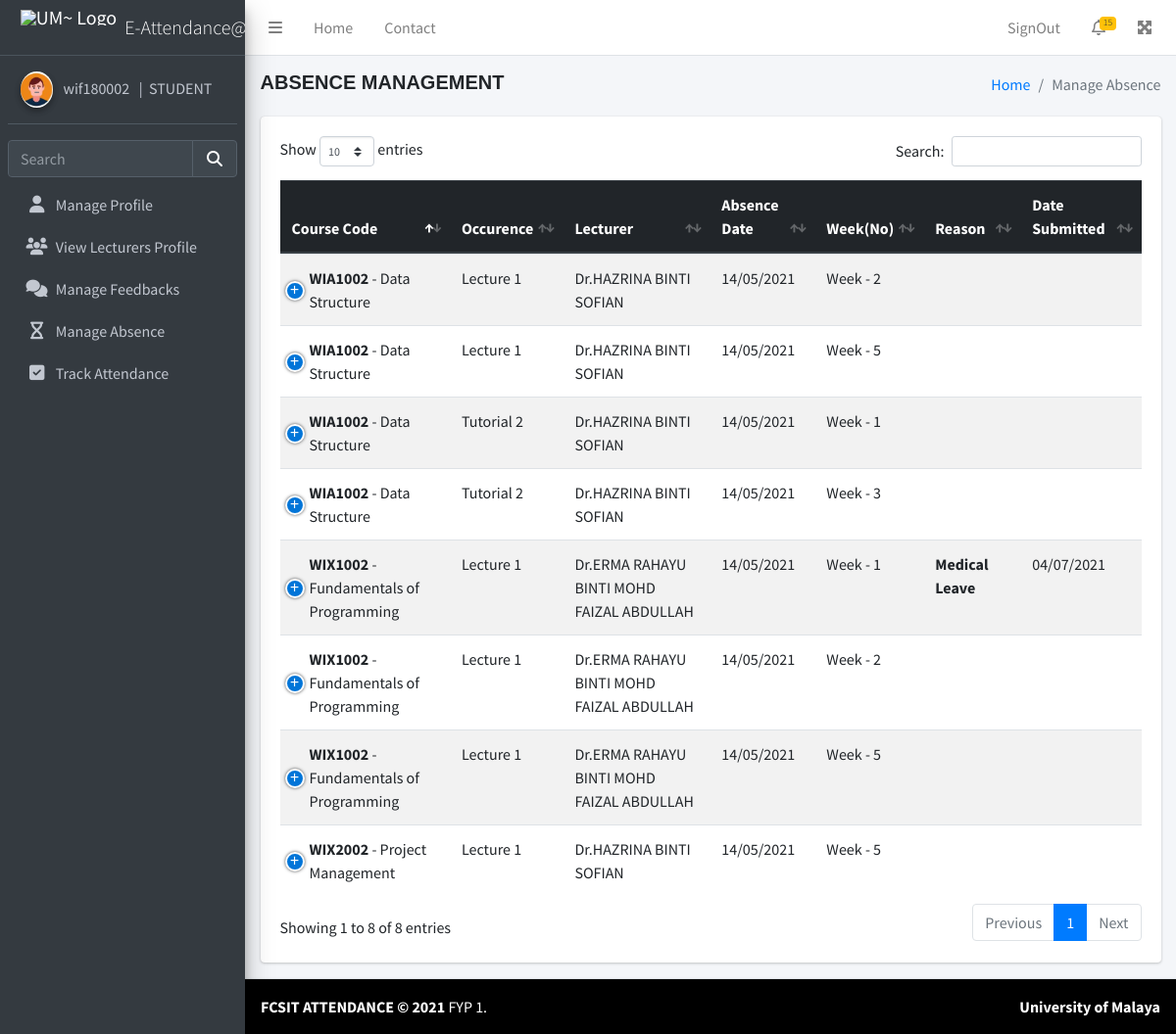
/student/absence.php (signed in), run on the app's committed database.
### tables this page shows
CREATE TABLE `student_profile` (
  `acc_uname` varchar(15) NOT NULL,
  `acc_fullname` varchar(100) NOT NULL,
  `acc_email` varchar(100) NOT NULL,
  `profile_pic` varchar(100) NOT NULL,
  `course` varchar(40) NOT NULL,
  `year_study` varchar(15) NOT NULL,
  `notes` varchar(100) DEFAULT NULL,
  `mobile` varchar(15) NOT NULL,
  `priv_email` varchar(70) NOT NULL,
  `address` varchar(100) NOT NULL,
  `postcode` varchar(10) DEFAULT NULL,
  `city` varchar(30) NOT NULL,
  `state` varchar(30) NOT NULL,
  `parent_name` varchar(50) NOT NULL,
  `parent_mobile` varchar(15) NOT NULL,
  `parent_email` varchar(70) DEFAULT NULL,
  `parent_address` varchar(100) NOT NULL,
  `parent_postcode` varchar(10) NOT NULL,
  `parent_city` varchar(30) NOT NULL,
  `parent_state` varchar(30) NOT NULL
);

CREATE TABLE `access` (
  `acc_id` int(11) NOT NULL,
  `acc_uname` varchar(50) NOT NULL,
  `acc_email` varchar(50) NOT NULL,
  `acc_pass` varchar(300) NOT NULL,
  `acc_role` varchar(10) NOT NULL,
  `acc_fullname` varchar(100) NOT NULL
);

CREATE TABLE `attendance_data` (
  `attendance_id` int(100) NOT NULL,
  `course_id` varchar(100) NOT NULL,
  `student_uname` varchar(15) NOT NULL,
  `lecturer_uname` varchar(15) NOT NULL,
  `date` varchar(20) NOT NULL,
  `week` varchar(20) NOT NULL,
  `attendance_status` varchar(100) NOT NULL,
  `absence_category` varchar(1000) NOT NULL,
  `absence_reason` varchar(10000) NOT NULL,
  `absence_doc` varchar(1000) NOT NULL,
  `absence_submit` varchar(20) NOT NULL,
  `absence_status` varchar(50) NOT NULL DEFAULT '0'
);

CREATE TABLE `course` (
  `courseid` int(255) NOT NULL,
  `CourseType` int(10) NOT NULL,
  `CourseCode` varchar(10) NOT NULL,
  `CourseName` varchar(255) DEFAULT NULL,
  `ClassDetail` varchar(255) DEFAULT NULL,
  `ClassDay` varchar(10) NOT NULL,
  `ClassTime` varchar(255) NOT NULL
);

CREATE TABLE `lecturer_profile` (
  `acc_uname` varchar(15) NOT NULL,
  `acc_fullname` varchar(100) NOT NULL,
  `acc_email` varchar(100) NOT NULL,
  `profile_pic` varchar(100) NOT NULL,
  `department` varchar(40) NOT NULL,
  `notes` varchar(100) DEFAULT NULL,
  `mobile` varchar(15) NOT NULL,
  `mobile_office` varchar(15) NOT NULL,
  `location` varchar(100) NOT NULL
);

### session.php (called while the page is built, shortened)
<?php
include( 'config.php' );
$user_check = $_SESSION[ 'login_user' ];
$ses_sql = mysqli_query( $mysqli, "select acc_uname, acc_id, acc_fullname from access where acc_uname='$user_check'" );
$row = mysqli_fetch_array( $ses_sql, MYSQLI_ASSOC );
$loggedin_session = $row[ 'acc_uname' ];
?>

### student/absence_get_listInfo.php (called while the page is built)
<?php
$sqlts = "SELECT * FROM lecturer_profile WHERE acc_uname = '$lecturer_uname'";
$resultts = mysqli_query( $mysqli, $sqlts );
if ( mysqli_num_rows( $resultts ) > 0 ) {
while ( $row = mysqli_fetch_array( $resultts ) ) {
  $lecturer_name = $row[ "acc_fullname" ];
  ?>
<?php } } ?>
<?php
$sqlcd = "SELECT * FROM course WHERE courseid = '$course_id'";
$resultcd = mysqli_query( $mysqli, $sqlcd );
if ( mysqli_num_rows( $resultcd ) > 0 ) {
while ( $row = mysqli_fetch_array( $resultcd ) ) {
  $course_code = $row[ "CourseCode" ];
  $course_name = $row[ "CourseName" ];
  $course_occurence = $row[ "ClassDetail" ];
  ?>
<?php } } ?>

### student/absence.php (the view, shortened to what this page needs)
<?php
include '../session.php';
include '../config.php';
?>
<!DOCTYPE html>
<html lang="en">
<head>
<link rel="stylesheet" href="../plugins/fontawesome-free/css/all.min.css">
<link rel="stylesheet" href="../plugins/datatables-bs4/css/dataTables.bootstrap4.min.css">
<link rel="stylesheet" href="../plugins/datatables-responsive/css/responsive.bootstrap4.min.css">
<link rel="stylesheet" href="../plugins/datatables-buttons/css/buttons.bootstrap4.min.css">
<link rel="stylesheet" href="../dist/css/adminlte.min.css">
</head>
<body class="hold-transition sidebar-mini">
<?php include 'header_student.php'; ?>
<div class="content-wrapper">
<section class="content-header">
  <div class="container-fluid">
    <div class="row mb-0">
      <div class="col-sm-6">
        <h5 style="font-family:Helvetica; font-weight:bold;">ABSENCE MANAGEMENT</h5>
      </div>
      <div class="col-sm-6">
        <ol class="breadcrumb float-sm-right">
          <li class="breadcrumb-item"><a href="#">Home</a></li>
          <li class="breadcrumb-item active">Manage Absence</li>
        </ol>
      </div>
    </div>
  </div>
</section>
<section class="content">
<div class="container-fluid">
  <div class="row" >
    <div class="col-12">
      <div class="card">
        <div class="card-body">
          <table id="example1" class="table table-striped" cellspacing="0" cellpadding="0" >
            <thead class="thead-dark">
              <tr>
                <th>Course Code</th>
                <th>Occurence</th>
                <th>Lecturer</th>
                <th>Absence Date</th>
                <th>Week(No)</th>
                <th>Reason</th>
                <th>Date Submitted</th>
              </tr>
            </thead>
            <tbody>
			  <?php
			  $sql = "SELECT * FROM attendance_data WHERE student_uname ='$loggedin_session' AND attendance_status != 1";
			  $result = mysqli_query( $mysqli, $sql );
              if ( mysqli_num_rows( $result ) > 0 ) {
                while ( $row = mysqli_fetch_array( $result ) ) {
                  $course_id = $row[ 'course_id' ];
                  $lecturer_uname = $row[ 'lecturer_uname' ];
                  $date = $row[ 'date' ];
                  $week = $row[ 'week' ];
                  $absence_category = $row[ 'absence_category' ];
                  $absence_submit = $row[ 'absence_submit' ];
				  include 'absence_get_listInfo.php'; ?>
              <tr>
                <td><b><?php echo $course_code; ?></b> - <?php echo $course_name; ?></td>
                <td><?php echo $course_occurence; ?></td>
                <td><?php echo $lecturer_name; ?></td>
                <td><?php echo $date; ?></td>
                <td>Week  - <?php echo $week; ?></td>
                <td><b><?php echo $absence_category; ?></b></td>
                <td><?php echo $absence_submit; ?></td>
              </tr>
              <?php
              }
			  } else {
				echo '0 results';
			  }
			  ?>
            </tbody>
          </table>
        </div>
      </div>
    </div>
	</div>
	</div>
    </section>
  </div>
</body>
<footer class="main-footer" style="background-color: black; color:white;"> <strong>FCSIT ATTENDANCE &copy; 2021 </strong> FYP 1.
<div class="float-right d-none d-sm-inline-block"> <b>University of Malaya</b> </div>
</footer>
</html>

### student/header_student.php (shortened to what this page needs)
<?php
include( "../session.php" );
?>
<?php
$queryview = "SELECT * FROM student_profile WHERE acc_uname='" . $loggedin_session . "' ";
$resultview = mysqli_query( $mysqli, $queryview )or die( mysqli_error( $mysqli ) );
$rowview = mysqli_fetch_assoc( $resultview );
$profile_pic = $rowview[ "profile_pic" ];
?>
<head>
<link rel="stylesheet" href="../plugins/fontawesome-free/css/all.min.css">
<link rel="stylesheet" href="https://code.ionicframework.com/ionicons/2.0.1/css/ionicons.min.css">
<link rel="stylesheet" href="../plugins/tempusdominus-bootstrap-4/css/tempusdominus-bootstrap-4.min.css">
<link rel="stylesheet" href="../plugins/icheck-bootstrap/icheck-bootstrap.min.css">
<link rel="stylesheet" href="../plugins/jqvmap/jqvmap.min.css">
<link rel="stylesheet" href="../dist/css/adminlte.min.css">
<link rel="stylesheet" href="../plugins/overlayScrollbars/css/OverlayScrollbars.min.css">
<link rel="stylesheet" href="../plugins/daterangepicker/daterangepicker.css">
<link rel="stylesheet" href="../plugins/summernote/summernote-bs4.min.css">
</head>
<div class="wrapper">
<nav class="main-header navbar navbar-expand navbar-white navbar-light">
  <ul class="navbar-nav">
    <li class="nav-item"> <a class="nav-link" data-widget="pushmenu" href="#" role="button"><i class="fas fa-bars"></i></a> </li>
    <li class="nav-item d-none d-sm-inline-block"> <a href="main.php" class="nav-link">Home</a> </li>
    <li class="nav-item d-none d-sm-inline-block"> <a href="#" class="nav-link">Contact</a> </li>
  </ul>
  <ul class="navbar-nav ml-auto">
    <li class="nav-item dropdown"> <a class="nav-link" href="../logout.php"> SignOut </a> </li>
    <li class="nav-item dropdown"> <a class="nav-link" data-toggle="dropdown" href="#"> <i class="far fa-bell"></i> <span class="badge badge-warning navbar-badge">15</span> </a>
    </li>
    <li class="nav-item"> <a class="nav-link" data-widget="fullscreen" href="#" role="button"> <i class="fas fa-expand-arrows-alt"></i> </a> </li>
  </ul>
</nav>
<aside class="main-sidebar sidebar-dark-primary elevation-4">
<a href="main.php" class="brand-link">
<img src="../sources/um_logo_only.png" alt="UM~ Logo" class="brand-image " style="opacity: 8"><span class="brand-text font-weight-light">E-Attendance@UM</span>
</a>
  <div class="sidebar">
    <div class="user-panel mt-3 pb-3 mb-3 d-flex">
      <div class="image"> <img src="student_profile/<?php echo $profile_pic; ?>" class="img-circle elevation-2" alt="User Image"> </div>
      <div class="info"> <a href="#" class="d-block"><?php echo $loggedin_session; ?> &nbsp; | &nbsp;STUDENT</a> </div>
    </div>
    <div class="form-inline">
      <div class="input-group" data-widget="sidebar-search">
        <input class="form-control form-control-sidebar" type="search" placeholder="Search" aria-label="Search">
        <div class="input-group-append">
          <button class="btn btn-sidebar"> <i class="fas fa-search fa-fw"></i> </button>
        </div>
      </div>
    </div>
    <nav class="mt-2">
      <ul class="nav nav-pills nav-sidebar flex-column" data-widget="treeview" role="menu" data-accordion="false">
        <li class="nav-item"> <a href="profile.php" class="nav-link"> <i class="nav-icon fa fa-user"></i>
          <p>Manage Profile</p>
          </a> </li>
        <li class="nav-item"> <a href="lecturer_browse.php" class="nav-link"> <i class="nav-icon fa fa-users"></i>
          <p>View Lecturers Profile</p>
          </a> </li>
        <li class="nav-item"> <a href="feedback.php" class="nav-link"> <i class="nav-icon fa fa-comments"></i>
          <p>Manage Feedbacks</p>
          </a> </li>
        <li class="nav-item"> <a href="absence.php" class="nav-link"> <i class="nav-icon fa fa-hourglass"></i>
          <p>Manage Absence</p>
          </a> </li>
        <li class="nav-item"> <a href="attendance.php" class="nav-link"> <i class="nav-icon fa fa-check-square"></i>
          <p>Track Attendance</p>
          </a> </li>
      </ul>
    </nav>
  </div>
</aside>

### student/absence.php (style rules this page uses)
th { padding-top: 12px; padding-bottom: 12px; text-align: left; color: black; }

### data on the page
student_profile: profile_pic (picture)
access: acc_uname "wif180002"
attendance_data: course.CourseCode "WIX1002", course.CourseName "Fundamentals of Programming", course.ClassDetail "Lecture 1", lecturer_profile.acc_fullname "Dr.ERMA RAHAYU BINTI MOHD FAIZAL ABDULLAH", date "14/05/2021", week "1", absence_category "Medical Leave", absence_submit "04/07/2021"
attendance_data: course.CourseCode "WIX1002", course.CourseName "Fundamentals of Programming", course.ClassDetail "Lecture 1", lecturer_profile.acc_fullname "Dr.ERMA RAHAYU BINTI MOHD FAIZAL ABDULLAH", date "14/05/2021", week "2"
attendance_data: course.CourseCode "WIX1002", course.CourseName "Fundamentals of Programming", course.ClassDetail "Lecture 1", lecturer_profile.acc_fullname "Dr.ERMA RAHAYU BINTI MOHD FAIZAL ABDULLAH", date "14/05/2021", week "5"
attendance_data: course.CourseCode "WIX2002", course.CourseName "Project Management", course.ClassDetail "Lecture 1", lecturer_profile.acc_fullname "Dr.HAZRINA BINTI SOFIAN", date "14/05/2021", week "5"
attendance_data: course.CourseCode "WIA1002", course.CourseName "Data Structure", course.ClassDetail "Lecture 1", lecturer_profile.acc_fullname "Dr.HAZRINA BINTI SOFIAN", date "14/05/2021", week "2"
attendance_data: course.CourseCode "WIA1002", course.CourseName "Data Structure", course.ClassDetail "Lecture 1", lecturer_profile.acc_fullname "Dr.HAZRINA BINTI SOFIAN", date "14/05/2021", week "5"
attendance_data: course.CourseCode "WIA1002", course.CourseName "Data Structure", course.ClassDetail "Tutorial 2", lecturer_profile.acc_fullname "Dr.HAZRINA BINTI SOFIAN", date "14/05/2021", week "1"
attendance_data: course.CourseCode "WIA1002", course.CourseName "Data Structure", course.ClassDetail "Tutorial 2", lecturer_profile.acc_fullname "Dr.HAZRINA BINTI SOFIAN", date "14/05/2021", week "3"
